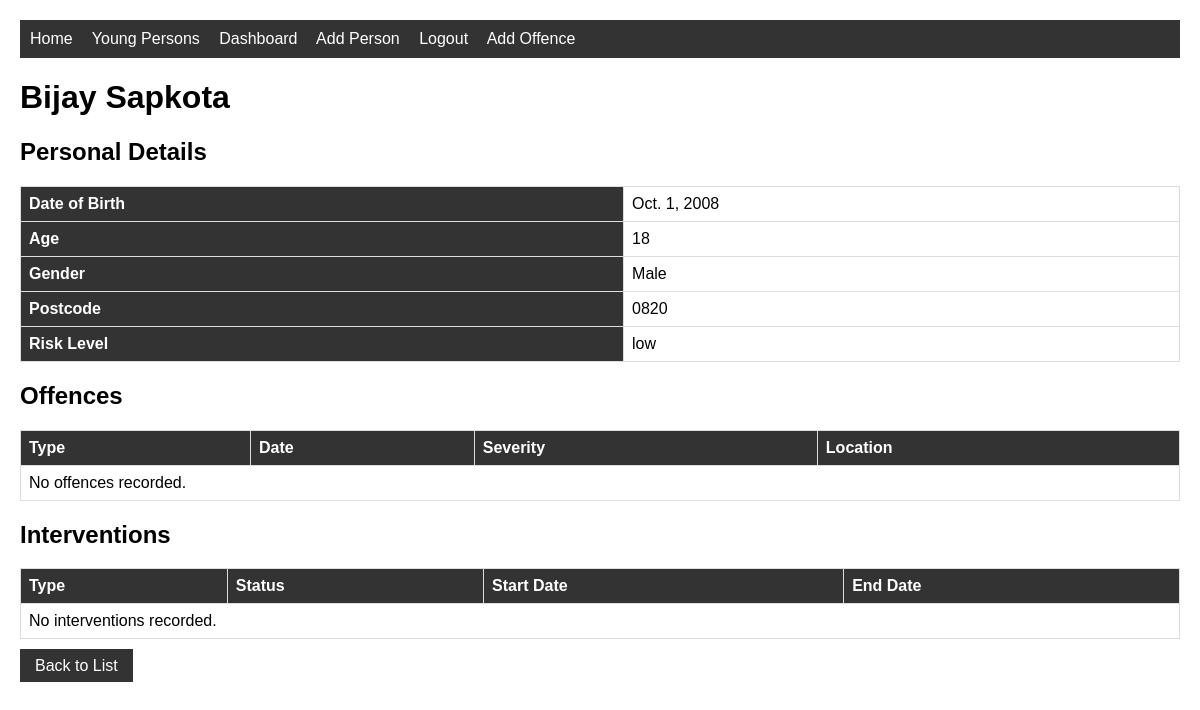
The app's page /youngperson/3/ (signed in) with its own data.
### justice/models.py (models this page shows, shortened)
class YoungPerson(models.Model):
    RISK_CHOICES = [
        ('low', 'Low'),
        ('medium', 'Medium'),
        ('high', 'High'),
    ]
    first_name = models.CharField(max_length=100)
    last_name = models.CharField(max_length=100)
    date_of_birth = models.DateField()
    gender = models.CharField(max_length=20)
    postcode = models.CharField(max_length=10)
    risk_level = models.CharField(max_length=10, choices=RISK_CHOICES)
    objects = models.Manager()
    high_risk = HighRiskManager()
    caseworkers = models.ManyToManyField(CaseWorker, blank=True)
    @property
    def age(self):
        from datetime import date
        today = date.today()
        return today.year - self.date_of_birth.year

### justice/views.py (the view)
# urls.py: path('youngperson/<int:pk>/', views.YoungPersonDetailView.as_view(), name='youngperson-detail'),
class YoungPersonDetailView(LoginRequiredMixin, DetailView):
    model = YoungPerson
    template_name = 'justice/youngperson_detail.html'
    context_object_name = 'youngperson'
    def get_queryset(self):
        return YoungPerson.objects.prefetch_related(
            'offences', 'interventions', 'hearings'
        )

### justice/templates/justice/youngperson_detail.html
{% extends 'justice/base.html' %}
{% block content %}
<h1>{{ youngperson.first_name }} {{ youngperson.last_name }}</h1>
<h2>Personal Details</h2>
<table>
    <tr><th>Date of Birth</th><td>{{ youngperson.date_of_birth }}</td></tr>
    <tr><th>Age</th><td>{{ youngperson.age }}</td></tr>
    <tr><th>Gender</th><td>{{ youngperson.gender }}</td></tr>
    <tr><th>Postcode</th><td>{{ youngperson.postcode }}</td></tr>
    <tr><th>Risk Level</th><td>{{ youngperson.risk_level }}</td></tr>
</table>
<h2>Offences</h2>
<table>
    <tr>
        <th>Type</th>
        <th>Date</th>
        <th>Severity</th>
        <th>Location</th>
    </tr>
    {% for offence in youngperson.offences.all %}
    <tr>
        <td>{{ offence.offence_type }}</td>
        <td>{{ offence.date_of_offence }}</td>
        <td>{{ offence.severity }}</td>
        <td>{{ offence.location }}</td>
    </tr>
    {% empty %}
    <tr><td colspan="4">No offences recorded.</td></tr>
    {% endfor %}
</table>
<h2>Interventions</h2>
<table>
    <tr>
        <th>Type</th>
        <th>Status</th>
        <th>Start Date</th>
        <th>End Date</th>
    </tr>
    {% for intervention in youngperson.interventions.all %}
    <tr>
        <td>{{ intervention.intervention_type }}</td>
        <td>{{ intervention.status }}</td>
        <td>{{ intervention.start_date }}</td>
        <td>{{ intervention.end_date }}</td>
    </tr>
    {% empty %}
    <tr><td colspan="4">No interventions recorded.</td></tr>
    {% endfor %}
</table>
<br>
<a href="{% url 'justice:youngperson-list' %}" class="btn">Back to List</a>
{% endblock %}

### justice/templates/justice/base.html (style rules this page uses)
body { font-family: Arial, sans-serif; margin: 20px; }
table { width: 100%; border-collapse: collapse; }
th, td { border: 1px solid #ddd; padding: 8px; text-align: left; }
th { background-color: #333; color: white; }
.btn { padding: 8px 15px; background: #333; color: white; text-decoration: none; border: none; cursor: pointer; }

### records on screen
YoungPerson: first_name "Bijay", last_name "Sapkota", date_of_birth "Oct. 1, 2008", age "18", gender "Male", postcode "0820", risk_level "low"
